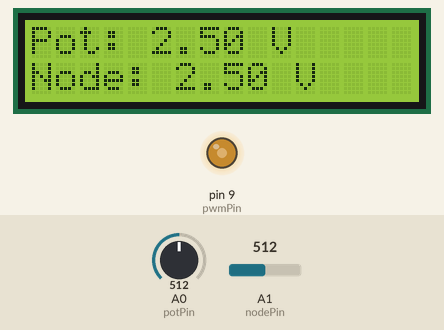
Bench run of a sketch on a simulated Arduino Uno, built with avr-gcc and run on an emulated ATmega328P. Shown: 16×2 character LCD, output pins drawn as LEDs (lit = HIGH). The test bench sets the inputs (shaded band); at power-on: A0 (potPin) = 512, A1 (nodePin) = 512.

Above: at 1.2 s.
1.3 s: A0 (potPin) set to 716
At 2.1 s:
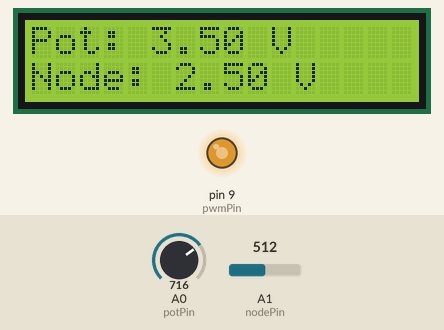
2.8 s: A0 (potPin) set to 900
At 3.9 s:
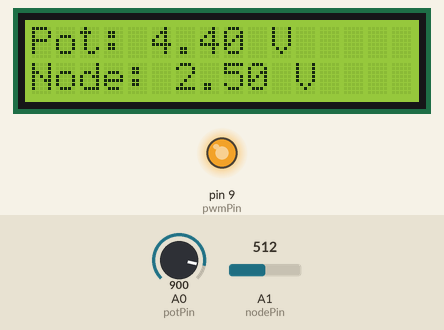
4.3 s: A0 (potPin) set to 122
At 5.3 s:
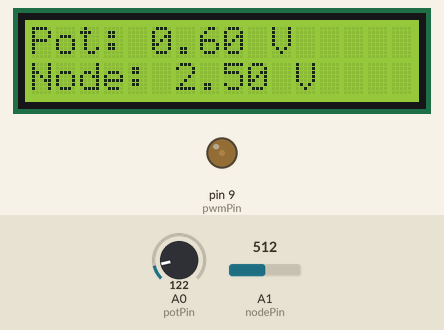
5.8 s: A0 (potPin) set to 0
At 7.1 s:
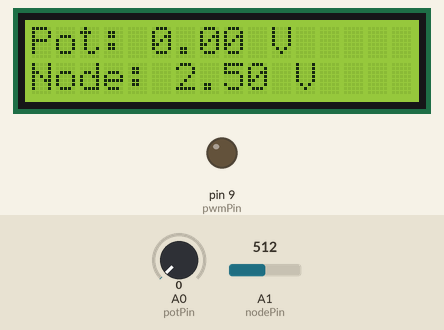
8.8 s: A1 (nodePin) set to 716
At 10.0 s:
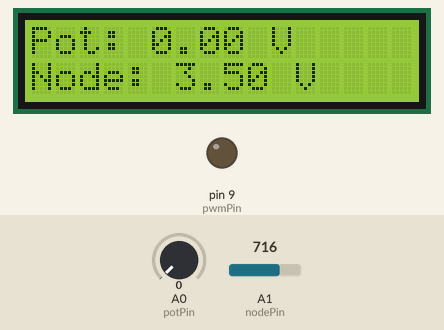
10.3 s: A1 (nodePin) set to 900
At 10.9 s:
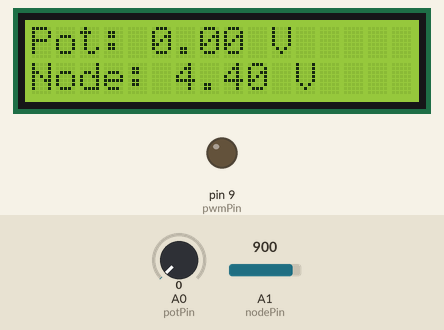
Timing chart, 0 to 12.8 s (numbered marks = the images above; inputs shaded):
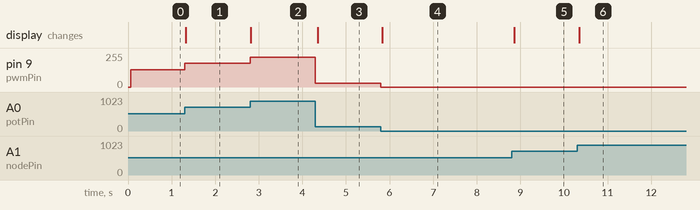

Measured:
- after the input at 1.3 s, pin 9 (pwmPin): 128/255 → 179/255 at once; the display: changes at once (image 1)
- after the input at 2.8 s, pin 9 (pwmPin): 179/255 → 225/255 at once; the display: changes at once (image 2)
- after the input at 4.3 s, pin 9 (pwmPin): 225/255 → 30/255 at once; the display: changes after 0.05 s (image 3)
- after the input at 5.8 s, pin 9 (pwmPin): 30/255 → 0/255 at once; the display: changes at once (image 4)
- after the input at 8.8 s, the display: changes after 0.06 s (image 5)
- after the input at 10.3 s, the display: changes after 0.05 s (image 6)

The sketch:

Pot2PWM.ino
```cpp
/*
 * PWM an output pin based on the reading from a potentiometer,
 * and read the voltage at a second node.
 */

#include <LiquidCrystal.h>
LiquidCrystal lcd(12, 11, 5, 4, 3, 2);

const int potPin = 0;
const int nodePin = 1;
const int pwmPin = 9; // 8 bit

int pot = 0; // 10 bit
int node = 0; // 10 bit

long lastPrintTime = 0;

void setup() {
  pinMode(pwmPin, OUTPUT);
  lcd.begin(16, 2);
}

void loop() {

  pot = analogRead(potPin);
  analogWrite(pwmPin, pot / 4); // convert 10 bit to 8 bit
  node = analogRead(nodePin);

  if (millis() - lastPrintTime > 50) {

    lcd.clear();

    lcd.setCursor(0, 0);
    lcd.print("Pot: ");
    lcd.print(map(pot, 0, 1023, 0, 5000) / 1000.0);
    lcd.print(" V");

    lcd.setCursor(0, 1);
    lcd.print("Node: ");
    lcd.print(map(node, 0, 1023, 0, 5000) / 1000.0);
    lcd.print(" V");

    lastPrintTime = millis();
  }
}
```
